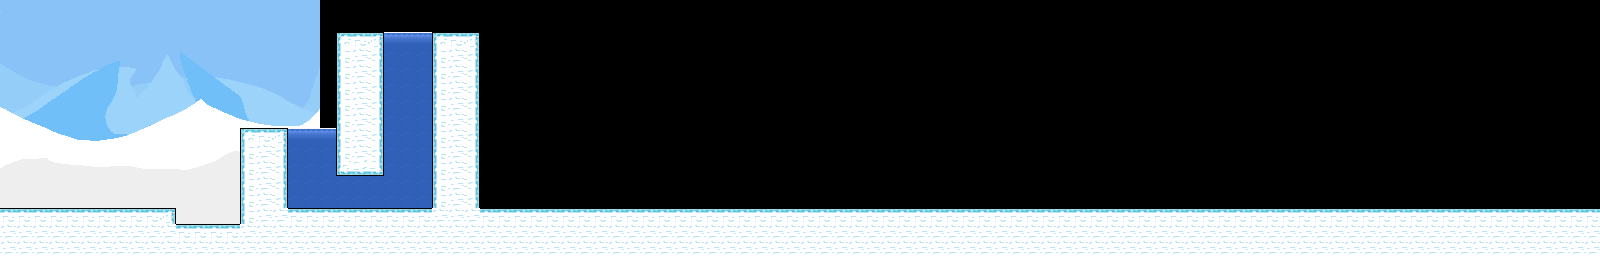

This game map was drawn from its Tiled (.tmx) file and the tilesets committed beside it. A one-line description and the trimmed map source follow:
An orthogonal 100x16 tile map with 16x16 px tiles, 3 tile layers (Background, Foreground, Overlap), 1 image layer and 6 objects (3x penguin, start, platform, finish).

<map version="1.0" orientation="orthogonal" renderorder="right-down" width="100" height="16" tilewidth="16" tileheight="16" nextobjectid="39">
 <tileset firstgid="1" name="Tileset" tilewidth="16" tileheight="16" spacing="1" tilecount="3600" columns="60">
  <image source="../tilemap.bmp" trans="c8bfe7" width="1020" height="1020" />
 </tileset>
 <imagelayer name="Background">
  <image source="backgrounds/ice.bmp" width="320" height="256" />
 </imagelayer>
 <layer name="Background" width="100" height="16" opacity="0.45">
  <data>[1600 cells, 0 non-empty, 0 distinct tile ids]</data>
 </layer>
 <layer name="Foreground" width="100" height="16">
  <data>[1600 cells, 425 non-empty, 11 distinct tile ids]</data>
 </layer>
 <layer name="Overlap" width="100" height="16" opacity="0.5">
  <data>[1600 cells, 0 non-empty, 0 distinct tile ids]</data>
 </layer>
 <objectgroup color="#000080" name="Objects">
  <object id="26" name="start" x="16" y="176" width="32" height="32" />
  <object id="33" name="penguin" x="128" y="176" width="16" height="32">
   <properties>
    <property name="dir" value="right" />
   </properties>
  </object>
  <object id="35" name="penguin" x="256" y="96" width="16" height="32" />
  <object id="36" name="penguin" x="96" y="176" width="16" height="32" />
  <object id="37" name="platform" x="176" y="208" width="64" height="16" />
  <object id="38" name="finish" x="400" y="0" width="16" height="16" />
 </objectgroup>
</map>